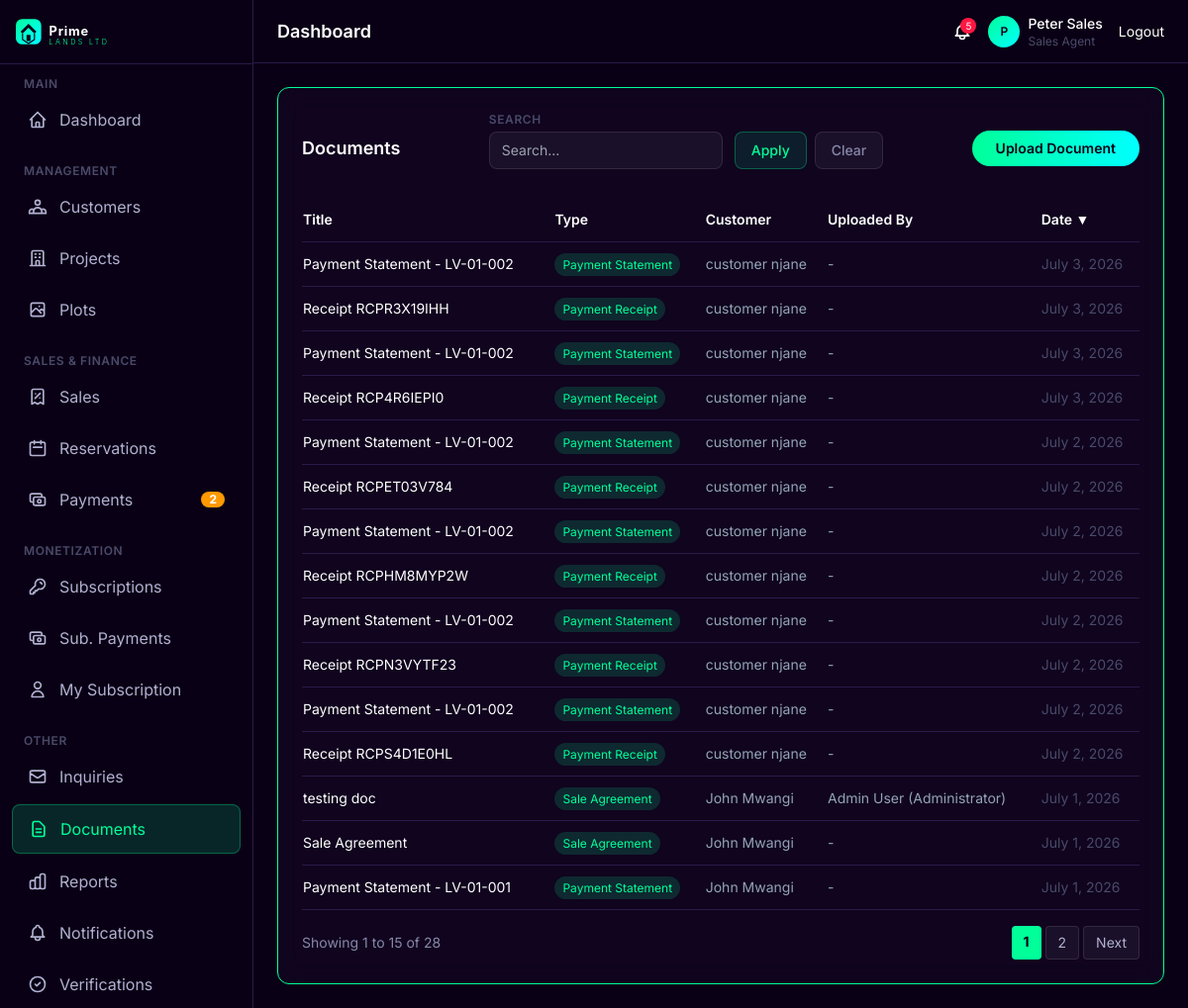
/documents/ (signed in), run on an earlier commit of the app's database.
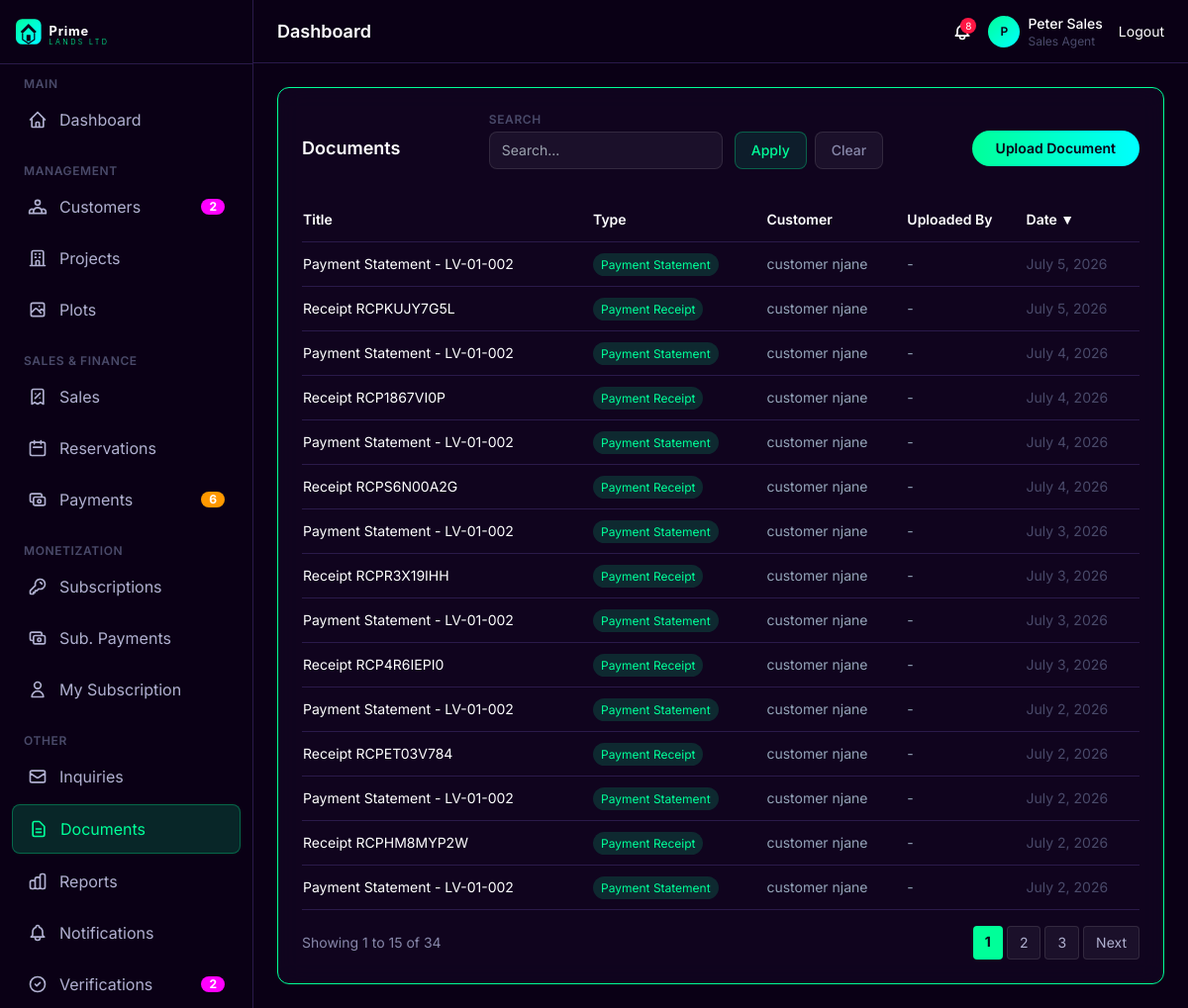
And on a later commit of the database.
### apps/documents/models.py (models this page shows, shortened)
class Document(models.Model):
    DOCUMENT_TYPES = [
        ('sale_agreement', 'Sale Agreement'),
        ('booking_form', 'Booking Form'),
        ('payment_receipt', 'Payment Receipt'),
        ('payment_statement', 'Payment Statement'),
        ('survey_map', 'Survey Map'),
        ('beacon_certificate', 'Beacon Certificate'),
        ('transfer_form', 'Transfer Form'),
        ('title_deed', 'Title Deed'),
        ('id_document', 'Identification Document'),
        ('passport_photo', 'Passport Photo'),
        ('proof_of_payment', 'Proof of Payment'),
        ('completion_certificate', 'Completion Certificate'),
        ('project_brochure', 'Project Brochure'),
        ('company_document', 'Company Document'),
        ('other', 'Other'),
    ]
    VISIBILITY_CHOICES = [
        ('customer', 'Customer Only'),
        ('staff', 'Staff Only'),
        ('both', 'Customer & Staff'),
    ]
    STATUS_CHOICES = [
        ('active', 'Active'),
        ('archived', 'Archived'),
        ('replaced', 'Replaced'),
    ]
    customer = models.ForeignKey(Customer, on_delete=models.CASCADE, related_name='documents')
    sale = models.ForeignKey(Sale, on_delete=models.SET_NULL, null=True, blank=True, related_name='documents')
    document_type = models.CharField(max_length=30, choices=DOCUMENT_TYPES)
    title = models.CharField(max_length=200)
    file = models.FileField(upload_to='documents/')
    description = models.TextField(blank=True)
    visibility = models.CharField(max_length=10, choices=VISIBILITY_CHOICES, default='both')
    status = models.CharField(max_length=10, choices=STATUS_CHOICES, default='active')
    version = models.IntegerField(default=1)
    is_auto_generated = models.BooleanField(default=False)
    uploaded_by = models.ForeignKey('accounts.User', on_delete=models.SET_NULL, null=True)
    created_at = models.DateTimeField(auto_now_add=True)
    updated_at = models.DateTimeField(auto_now=True)
    class Meta:
        ordering = ['-created_at']

### apps/customers/models.py (models this page shows, shortened)
class Customer(models.Model):
    user = models.OneToOneField(User, on_delete=models.CASCADE, related_name='customer_profile')
    national_id = models.CharField(max_length=50, blank=True)
    phone = models.CharField(max_length=20, default='')
    alternate_phone = models.CharField(max_length=20, blank=True)
    address = models.TextField(blank=True)
    city = models.CharField(max_length=100, blank=True)
    postal_code = models.CharField(max_length=20, blank=True)
    passport_photo = models.ImageField(upload_to='profiles/', blank=True)
    id_front = models.ImageField(upload_to='profiles/', blank=True)
    id_back = models.ImageField(upload_to='profiles/', blank=True)
    emergency_contact_name = models.CharField(max_length=200, blank=True)
    emergency_contact_phone = models.CharField(max_length=20, blank=True)
    emergency_contact_relation = models.CharField(max_length=100, blank=True)
    notes = models.TextField(blank=True)
    is_verified = models.BooleanField(default=False)
    created_at = models.DateTimeField(auto_now_add=True)
    updated_at = models.DateTimeField(auto_now=True)
    class Meta:
        ordering = ['-created_at']
    @property
    def name(self):
        return self.user.get_full_name() or self.user.username

### apps/accounts/models.py (models this page shows, shortened)
class User(AbstractUser):
    class Role(models.TextChoices):
        SUPER_ADMIN = 'super_admin', 'Super Admin'
        ADMINISTRATOR = 'administrator', 'Administrator'
        FINANCE_OFFICER = 'finance_officer', 'Finance Officer'
        SALES_AGENT = 'sales_agent', 'Sales Agent'
        CUSTOMER_CARE = 'customer_care', 'Customer Care'
        CUSTOMER = 'customer', 'Customer'
    role = models.CharField(max_length=20, choices=Role.choices, default=Role.CUSTOMER)
    phone = models.CharField(max_length=20, blank=True)
    is_verified = models.BooleanField(default=False)
    def is_staff_or_above(self):
        return self.role in [self.Role.SUPER_ADMIN, self.Role.ADMINISTRATOR,
                             self.Role.FINANCE_OFFICER, self.Role.SALES_AGENT,
                             self.Role.CUSTOMER_CARE]
    def __str__(self):
        return f"{self.get_full_name() or self.username} ({self.get_role_display()})"

### apps/documents/views.py (the view)
# urls.py: path('', views.document_list, name='document_list'),
@login_required
def document_list(request):
    from apps.core.utils import get_sortable_context
    if request.user.is_staff_or_above() or request.user.is_superuser:
        documents = Document.objects.select_related('customer__user', 'uploaded_by').all()
        template = 'documents/document_list.html'
    else:
        documents = Document.objects.filter(customer__user=request.user).select_related('uploaded_by')
        template = 'documents/customer_document_list.html'
    ctx = get_sortable_context(request, documents, default_sort='-created_at',
                               allowed_fields=['title', 'document_type', 'status', 'created_at'],
                               search_fields=['title', 'document_type', 'customer__name'],
                               per_page=15)
    ctx['is_staff'] = request.user.is_staff_or_above() or request.user.is_superuser
    return render(request, template, ctx)

### apps/core/utils.py (called while the page is built, shortened)
def sort_queryset(queryset, request, default_sort='-created_at', allowed_fields=None):
    sort_field = request.GET.get('sort', '')
    order = request.GET.get('order', '')
    if not sort_field:
        sort_field = default_sort
        sort_field_clean = sort_field.lstrip('-')
    return queryset.order_by(sort_field), sort_field_clean, order

def paginate(queryset, request, per_page=15):
    page = request.GET.get('page', 1)
    paginator = Paginator(queryset, per_page)
    page_obj = paginator.get_page(page)
    return page_obj, paginator

def build_search_filter(queryset, request, fields):
    search = request.GET.get('search', '').strip()
    if search:
        q_objects = Q()
        for field in fields:
            q_objects |= Q(**{f'{field}__icontains': search})
        queryset = queryset.filter(q_objects)
    return queryset, search

### apps/website/context_processors.py (called while the page is built)
def website_settings(request):
    settings = CompanySetting.objects.first()
    return {'company': settings}

### templates/documents/document_list.html (shortened to what this page needs)
{% extends 'base_admin.html' %}
{% load static %}
{% load currency_filters %}
{% block content %}
<div class="glassmorphism rounded-xl p-6 glow-border">
    <div class="flex justify-between items-center mb-6">
        <h3 class="text-lg font-semibold text-white">Documents</h3>
        {% include 'components/filter_bar.html' %}
        {% if is_staff %}<a href="{% url 'documents:document_upload' %}" class="btn-primary text-sm py-2">Upload Document</a>{% endif %}
    </div>
    <div class="overflow-x-auto">
        <table class="w-full text-sm">
            <thead>
                <tr class="border-b text-left" style="border-color: #2a1a4a;">
                    <th class="pb-3 font-semibold text-white"><a href="?sort=title&order={% if sort_field == 'title' and sort_order == 'asc' %}desc{% else %}asc{% endif %}" class="text-white hover:text-primary transition">Title </a></th>
                    <th class="pb-3 font-semibold text-white"><a href="?sort=document_type&order={% if sort_field == 'document_type' and sort_order == 'asc' %}desc{% else %}asc{% endif %}" class="text-white hover:text-primary transition">Type </a></th>
                    <th class="pb-3 font-semibold text-white"><a href="?sort=customer__name&order={% if sort_field == 'customer__name' and sort_order == 'asc' %}desc{% else %}asc{% endif %}" class="text-white hover:text-primary transition">Customer </a></th>
                    <th class="pb-3 font-semibold text-white"><a href="?sort=uploaded_by&order={% if sort_field == 'uploaded_by' and sort_order == 'asc' %}desc{% else %}asc{% endif %}" class="text-white hover:text-primary transition">Uploaded By </a></th>
                    <th class="pb-3 font-semibold text-white"><a href="?sort=created_at&order={% if sort_field == 'created_at' and sort_order == 'asc' %}desc{% else %}asc{% endif %}{% if search %}&search={{ search }}{% endif %}" class="text-white hover:text-primary transition">Date {% if sort_field == 'created_at' %}<span>{% if sort_order == 'asc' %}▲{% else %}▼{% endif %}</span>{% endif %}</a></th>
                </tr>
            </thead>
            <tbody>
                {% for doc in page_obj %}
                <tr class="border-b" style="border-color: #2a1a4a;">
                    <td class="py-3"><a href="{{ doc.file.url }}" target="_blank" class="text-white hover:text-primary transition">{{ doc.title }}</a></td>
                    <td class="py-3"><span class="text-xs px-2 py-1 rounded-full" style="background: rgba(0, 255, 153, 0.15); color: #00ff99;">{{ doc.get_document_type_display }}</span></td>
                    <td class="py-3" style="color: #94a3b8;">{{ doc.customer.name }}</td>
                    <td class="py-3" style="color: #94a3b8;">{{ doc.uploaded_by|default:'-' }}</td>
                    <td class="py-3" style="color: #4a4a6a;">{{ doc.created_at|date }}</td>
                </tr>
                {% empty %}
                <tr><td colspan="5" class="py-6 text-center" style="color: #4a4a6a;">No documents uploaded.</td></tr>
                {% endfor %}
            </tbody>
        </table>
    </div>
    {% include 'components/pagination.html' %}
</div>
{% endblock %}

### templates/components/admin_topbar.html (shortened to what this page needs)
<header class="h-16 flex-shrink-0 border-b flex items-center justify-between px-4 lg:px-6" style="background: #0a0015; border-color: #2a1a4a;">
    <div class="flex items-center gap-3">
        <div>
            <h1 class="text-lg font-semibold text-white">{% block page_title %}Dashboard{% endblock %}</h1>
        </div>
    </div>
    <div class="flex items-center gap-4">
        <a href="{% url 'notifications:notification_list' %}" class="relative text-muted-foreground hover:text-white transition">
            {% if unread_count > 0 %}
            <span class="absolute -top-1 -right-1 w-4 h-4 bg-destructive rounded-full text-xs flex items-center justify-center" style="background: #ff1744; color: white; font-size: 10px;">{{ unread_count }}</span>
            {% endif %}
        </a>
        <div class="flex items-center gap-2 text-sm">
            <div class="w-8 h-8 rounded-full" style="background: linear-gradient(135deg, #00ff99, #00ffff); display: flex; align-items: center; justify-content: center;">
                <span class="text-xs font-semibold" style="color: #0a0015;">{{ user.first_name|first|default:user.username|first|upper }}</span>
            </div>
            <div class="hidden md:block">
                <p class="text-white text-sm font-medium">{{ user.get_full_name|default:user.username }}</p>
                <p class="text-xs" style="color: #4a4a6a;">{{ user.get_role_display }}</p>
            </div>
        </div>
        <a href="{% url 'accounts:logout' %}" class="text-sm text-muted-foreground hover:text-white transition">Logout</a>
    </div>
</header>

What changed in the data, as far as the page shows it:
no longer on this page (row unchanged): Document: title "Receipt RCPN3VYTF23", document_type "Payment Receipt", customer.name "customer njane", uploaded_by "-", created_at "July 2, 2026"
no longer on this page (row unchanged): Document: title "Payment Statement - LV-01-002", document_type "Payment Statement", customer.name "customer njane", uploaded_by "-", created_at "July 2, 2026"
no longer on this page (row unchanged): Document: title "Receipt RCPS4D1E0HL", document_type "Payment Receipt", customer.name "customer njane", uploaded_by "-", created_at "July 2, 2026"
no longer on this page (row unchanged): Document: title "testing doc", document_type "Sale Agreement", customer.name "John Mwangi", uploaded_by "Admin User (Administrator)", created_at "July 1, 2026"
no longer on this page (row unchanged): Document: title "Sale Agreement", document_type "Sale Agreement", customer.name "John Mwangi", uploaded_by "-", created_at "July 1, 2026"
no longer on this page (row unchanged): Document: title "Payment Statement - LV-01-001", document_type "Payment Statement", customer.name "John Mwangi", uploaded_by "-", created_at "July 1, 2026"
added Document: title "Payment Statement - LV-01-002", document_type "Payment Statement", customer.name "customer njane", uploaded_by "-", created_at "July 5, 2026"
added Document: title "Receipt RCPKUJY7G5L", document_type "Payment Receipt", customer.name "customer njane", uploaded_by "-", created_at "July 5, 2026"
added Document: title "Payment Statement - LV-01-002", document_type "Payment Statement", customer.name "customer njane", uploaded_by "-", created_at "July 4, 2026"
added Document: title "Receipt RCP1867VI0P", document_type "Payment Receipt", customer.name "customer njane", uploaded_by "-", created_at "July 4, 2026"
added Document: title "Payment Statement - LV-01-002", document_type "Payment Statement", customer.name "customer njane", uploaded_by "-", created_at "July 4, 2026"
added Document: title "Receipt RCPS6N00A2G", document_type "Payment Receipt", customer.name "customer njane", uploaded_by "-", created_at "July 4, 2026"
Also different on the page:
{{ pending_verification_count }}: (not shown) → "2"
{{ pending_payment_count }}: "2" → "6"
{{ unread_count }}: "5" → "8"
{{ paginator.count }}: "28" → "34"
new list line: "3"
